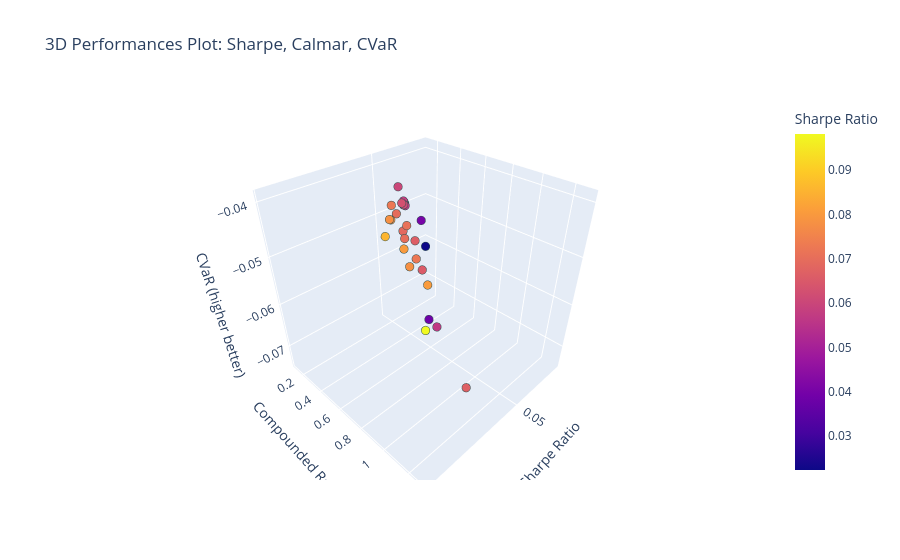

The cell this chart's notebook holds for it:
### Markdown cell above
##### Pareto Frontier with 2 or 3 Metrics

### Code cell
fig = px.scatter_3d(
    all_overall_perfs,
    x='sharpe',
    y='compunded_return',
    z='cvar',
    hover_name=all_overall_perfs.index,
    color='sharpe',                # color by Sharpe (or any metric)
    title='3D Performances Plot: Sharpe, Calmar, CVaR',
    labels={
        'sharpe': 'Sharpe Ratio',
        'compunded_return': 'Compounded Return',
        'cvar': 'CVaR (higher better)'
    }
)

# Update marker size and appearance
fig.update_traces(marker=dict(size=5, line=dict(width=1, color='DarkSlateGrey')))

fig.show()

### Figure 1 — Plotly figure (JSON) as saved in the notebook; plotly's stock layout.template omitted (floating-point values rounded to 4 significant figures)
{"data": [{"hovertemplate": "<b>%{hovertext}</b><br><br>Sharpe Ratio=%{marker.color}<br>Compounded Return=%{y}<br>CVaR (higher better)=%{z}<extra></extra>", "hovertext": ["TemporalTransformer-custom_loss_11", "DeformTime-custom_loss_14", "VLSTM-custom_loss_11", "AttentionLSTM-custom_loss_11", "VLSTM-custom_loss_13", "TemporalTransformer-custom_loss_14", "TemporalTransformer-custom_loss_13", "VLSTM-custom_loss_14", "PatchTST-custom_loss_13", "PatchTST-custom_loss_11", "AttentionLSTM-custom_loss_13", "InvertedAttentionLSTM-custom_loss_14", "BaseLSTM-custom_loss_11", "DeformTime-custom_loss_11", "BaseLSTM-custom_loss_10", "PatchTST-custom_loss_10", "BaseLSTM-custom_loss_13", "DeformTime-custom_loss_13", "InvertedAttentionLSTM-custom_loss_10", "InvertedAttentionLSTM-custom_loss_13", "PatchTST-custom_loss_14", "BaseLSTM-custom_loss_14", "TemporalTransformer-custom_loss_10", "AttentionLSTM-custom_loss_14", "InvertedAttentionLSTM-custom_loss_11", "DeformTime-custom_loss_10", "AttentionLSTM-custom_loss_10", "VLSTM-custom_loss_10"], "legendgroup": "", "marker": {"color": [0.0981, 0.0856, 0.0803, 0.0802, 0.078, 0.078, 0.0776, 0.0726, 0.0723, 0.0708, 0.0701, 0.0697, 0.0688, 0.0668, 0.0663, 0.0655, 0.0628, 0.0613, 0.0602, 0.0599, 0.058, 0.0577, 0.0571, 0.0569, 0.0569, 0.0403, 0.0385, 0.0224], "coloraxis": "coloraxis", "line": {"color": "DarkSlateGrey", "width": 1}, "size": 5, "symbol": "circle"}, "mode": "markers", "name": "", "scene": "scene", "showlegend": false, "type": "scatter3d", "x": [0.0981, 0.0856, 0.0803, 0.0802, 0.078, 0.078, 0.0776, 0.0726, 0.0723, 0.0708, 0.0701, 0.0697, 0.0688, 0.0668, 0.0663, 0.0655, 0.0628, 0.0613, 0.0602, 0.0599, 0.058, 0.0577, 0.0571, 0.0569, 0.0569, 0.0403, 0.0385, 0.0224], "y": [1.29, 0.8413, 1.029, 0.8716, 0.7376, 0.8716, 0.7398, 0.6581, 0.826, 0.7365, 0.7065, 0.6424, 0.6731, 1.135, 0.722, 0.7623, 0.5663, 0.5564, 0.4967, 0.5305, 0.4986, 0.4979, 0.4972, 0.49, 0.7551, 0.3606, 0.4075, 0.1249], "z": [-0.0449, -0.0399, -0.0463, -0.0425, -0.0397, -0.0459, -0.0398, -0.0391, -0.0463, -0.0419, -0.0446, -0.0411, -0.0439, -0.0693, -0.0455, -0.0506, -0.0411, -0.0417, -0.0393, -0.0422, -0.0421, -0.0423, -0.0431, -0.0428, -0.0652, -0.0501, -0.0743, -0.0621]}], "layout": {"coloraxis": {"colorbar": {"title": {"text": "Sharpe Ratio"}}, "colorscale": [[0, "#0d0887"], [0.1111, "#46039f"], [0.2222, "#7201a8"], [0.3333, "#9c179e"], [0.4444, "#bd3786"], [0.5556, "#d8576b"], [0.6667, "#ed7953"], [0.7778, "#fb9f3a"], [0.8889, "#fdca26"], [1, "#f0f921"]]}, "legend": {"tracegroupgap": 0}, "scene": {"domain": {"x": [0, 1], "y": [0, 1]}, "xaxis": {"title": {"text": "Sharpe Ratio"}}, "yaxis": {"title": {"text": "Compounded Return"}}, "zaxis": {"title": {"text": "CVaR (higher better)"}}}, "title": {"text": "3D Performances Plot: Sharpe, Calmar, CVaR"}}}
